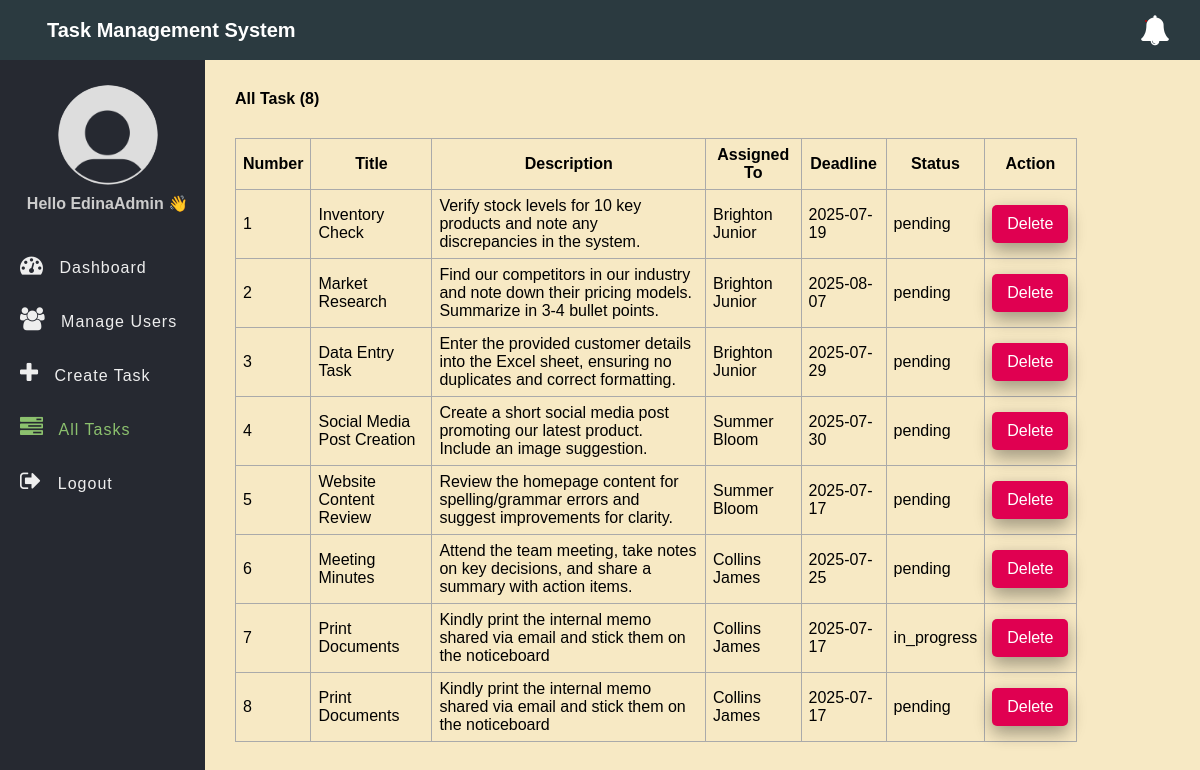
/tasks.php (signed in), run on an earlier commit of the app's database.
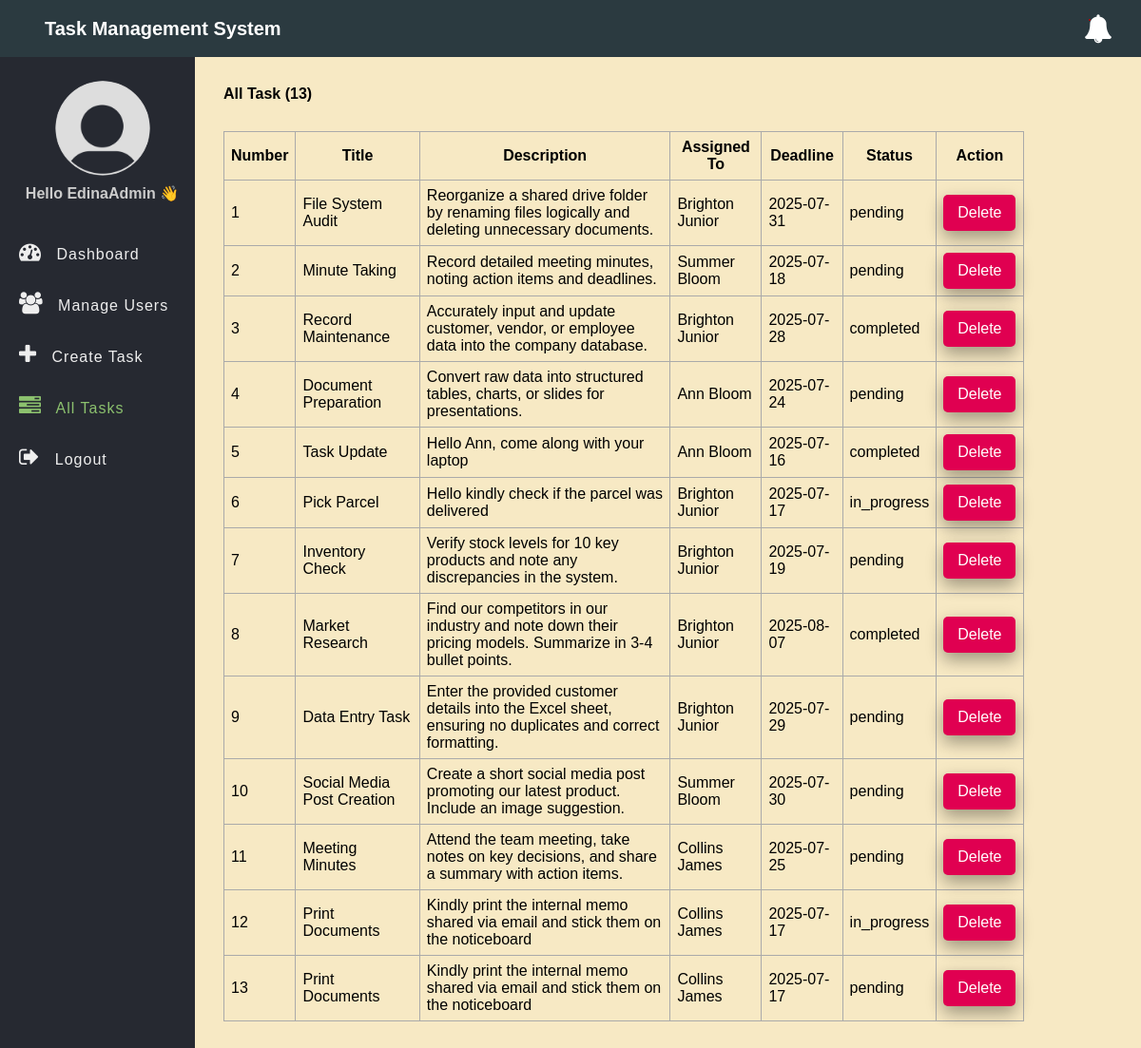
And on a later commit of the database.
### tables this page shows
CREATE TABLE `tasks` (
  `id` int(11) NOT NULL,
  `title` varchar(100) NOT NULL,
  `description` text DEFAULT NULL,
  `assigned_to` int(11) DEFAULT NULL,
  `due_date` date DEFAULT NULL,
  `status` enum('pending','in_progress','completed') DEFAULT 'pending',
  `created_at` timestamp NOT NULL DEFAULT current_timestamp()
);

CREATE TABLE `users` (
  `id` int(11) NOT NULL,
  `full_name` varchar(50) NOT NULL,
  `username` varchar(50) NOT NULL,
  `email` varchar(255) NOT NULL,
  `password` varchar(255) NOT NULL,
  `role` enum('admin','employee') NOT NULL,
  `created_at` timestamp NOT NULL DEFAULT current_timestamp()
);

### app/Model/Task.php (called while the page is built, shortened)
<?php
function get_all_tasks($conn){
	$sql = "SELECT * FROM tasks ORDER BY id DESC";
	$stmt = $conn->prepare($sql);
	$stmt->execute([]);
	if($stmt->rowCount() > 0){
		$tasks = $stmt->fetchAll();
	}else $tasks = 0;
	return $tasks;
}
function count_tasks($conn){
	$sql = "SELECT id FROM tasks";
	$stmt = $conn->prepare($sql);
	$stmt->execute([]);
	return $stmt->rowCount();
}

### app/Model/User.php (called while the page is built, shortened)
<?php
function get_all_users($conn){
	$sql = "SELECT * FROM users WHERE role =? ";
	$stmt = $conn->prepare($sql);
	$stmt->execute(["employee"]);
	if($stmt->rowCount() > 0){
		$users = $stmt->fetchAll();
	}else $users = 0;
	return $users;
}

### tasks.php (the view, shortened to what this page needs)
<?php
if (isset($_SESSION['role']) && isset($_SESSION['id']) && $_SESSION['role'] == "admin") {
    include "DB_connection.php";
    include "app/Model/Task.php";
    include "app/Model/User.php";
    $text = "All Task";
    if (isset($_GET['due_date']) &&  $_GET['due_date'] == "Due Today") {
    	$text = "Due Today";
      $tasks = get_all_tasks_due_today($conn);
      $num_task = count_tasks_due_today($conn);
    }else{
    	 $tasks = get_all_tasks($conn);
       $num_task = count_tasks($conn);
    }
    $users = get_all_users($conn);
 ?>
<!DOCTYPE html>
<html>
<head>
	<link rel="stylesheet" href="https://stackpath.bootstrapcdn.com/font-awesome/4.7.0/css/font-awesome.min.css">
	<link rel="stylesheet" href="css/style.css">
</head>
<body>
	<?php include "inc/header.php" ?>
	<div class="body">
		<?php include "inc/nav.php" ?>
		<section class="section-1">
         <h4 class="title-2"><?=$text?> (<?=$num_task?>)</h4>
			<?php if ($tasks != 0) { ?>
			<table class="main-table">
				<tr>
					<th>Number</th>
					<th>Title</th>
					<th>Description</th>
					<th>Assigned To</th>
					<th>Deadline</th>
					<th>Status</th>
					<th>Action</th>
				</tr>
				<?php $i=0; foreach ($tasks as $task) { ?>
				<tr>
					<td><?=++$i?></td>
					<td><?=$task['title']?></td>
					<td><?=$task['description']?></td>
					<td>
						<?php
                  foreach ($users as $user) {
						if($user['id'] == $task['assigned_to']){
							echo $user['full_name'];
						}}?>
	            </td>
	            <td><?php if($task['due_date'] == "") echo "No Deadline";
	                      else echo $task['due_date'];
	               ?></td>
	            <td><?=$task['status']?></td>
					<td>
						<a href="delete-task.php?id=<?=$task['id']?>" class="delete-btn">Delete</a>
					</td>
				</tr>
			   <?php	} ?>
			</table>
		<?php }else { ?>
			<h3>Empty</h3>
		<?php  }?>
		</section>
	</div>
</body>
</html>
<?php }else{
   $em = "First login";
   header("Location: login.php?error=$em");
   exit();
}
 ?>

### inc/header.php (shortened to what this page needs)
<header class="header">
	<h2 class="u-name">Task Management System</h2>
	<span class="notification" id="notificationBtn">
		<i class="fa fa-bell" aria-hidden="true"></i>
		<span id="notificationNum"></span>
	</span>
</header>

### inc/nav.php
<nav class="side-bar">
			<div class="user-p">
				<img src="img/user.png">
				<h4> Hello <?=$_SESSION['username']?> 👋</h4>
			</div>
			<?php
               if($_SESSION['role'] == "employee"){
			 ?>
			<ul id="navList">
				<li>
					<a href="index.php">
						<i class="fa fa-tachometer" aria-hidden="true"></i>
						<span>Dashboard</span>
					</a>
				</li>
				<li>
					<a href="my_task.php">
						<i class="fa fa-tasks" aria-hidden="true"></i>
						<span>My Task</span>
					</a>
				</li>
				<li>
					<a href="profile.php">
						<i class="fa fa-user" aria-hidden="true"></i>
						<span>Profile</span>
					</a>
				</li>
				<li>
					<a href="notifications.php">
						<i class="fa fa-bell" aria-hidden="true"></i>
						<span>Notifications</span>
					</a>
				</li>
				<li>
					<a href="logout.php">
						<i class="fa fa-sign-out" aria-hidden="true"></i>
						<span>Logout</span>
					</a>
				</li>
			</ul>
		<?php }else { ?>
            <ul id="navList">
				<li>
					<a href="index.php">
						<i class="fa fa-tachometer" aria-hidden="true"></i>
						<span>Dashboard</span>
					</a>
				</li>
				<li>
					<a href="user.php">
						<i class="fa fa-users" aria-hidden="true"></i>
						<span>Manage Users</span>
					</a>
				</li>
				<li>
					<a href="create_task.php">
						<i class="fa fa-plus" aria-hidden="true"></i>
						<span>Create Task</span>
					</a>
				</li>
				<li>
					<a href="tasks.php">
						<i class="fa fa-tasks" aria-hidden="true"></i>
						<span>All Tasks</span>
					</a>
				</li>
				<li>
					<a href="logout.php">
						<i class="fa fa-sign-out" aria-hidden="true"></i>
						<span>Logout</span>
					</a>
				</li>
			</ul>
		<?php } ?>
		</nav>

### css/style.css (style rules this page uses)
* { padding: 0; margin: 0; box-sizing: border-box; font-family: arial, sans-serif; }
.header { display: flex; justify-content: space-between; align-items: center; padding: 15px 30px; background: #2b3a40; color: #fff; }
.u-name { font-size: 20px; padding-left: 17px; }
.header i { font-size: 30px; cursor: pointer; color: #fff; }
.header .notification { position: relative; cursor: pointer; }
.header .notification span { position: absolute; top: 5px; left: 5px; background: #C80000; padding: 1px; border-radius: 50%; }
.user-p { text-align: center; padding-left: 10px; padding-top: 25px; }
.user-p img { width: 100px; border-radius: 50%; }
.user-p h4 { color: #ccc; padding: 5px 0; }
.side-bar { width: 250px; background: #262931; min-height: 100vh; transition: 500ms width; }
.body { display: flex; }
.side-bar ul { margin-top: 20px; list-style: none; }
.side-bar ul li { font-size: 16px; padding: 15px 0px; padding-left: 20px; transition: 500ms background; white-space: nowrap; overflow: hidden; text-overflow: ellipsis; }
.side-bar ul li a { text-decoration: none; color: #eee; cursor: pointer; letter-spacing: 1px; }
.side-bar .active a { color: #8cc16e ; }
.side-bar .active a i { color: #8cc16e ; }
.side-bar ul li a i { display: inline-block; padding-right: 10px; font-size: 23px; }
.section-1 { padding: 30px; width: 100%; background: #f7e9c4 !important; }
.section-1 .title-2 { margin-bottom: 10px; }
.main-table, .main-table tr, .main-table th, .main-table td { border: 1px solid #aaa; border-collapse: collapse; padding: 7px; }
.main-table { width: 90%; margin-top: 30px; }
.delete-btn { text-decoration: none; display: inline-block; padding-left: 10px; border: none; background: #E00051; padding: 10px 15px; color: #fff; font-size: 16px; border-radius: 5px; cursor: pointer; outline: none; transition: background 1s; box-shadow: 0 8px 16px 0 rgba(0,0,0,0.2), 0 6px 20px 0 rgba(0,0,0,0.19); }

What changed in the data, as far as the page shows it:
removed tasks: title "Website Content Review", description "Review the homepage content for spelling/grammar errors and suggest improvements for clarity.", due_date "2025-07-17", status "pending", users (full_name "Summer Bloom")
added tasks: title "File System Audit", description "Reorganize a shared drive folder by renaming files logically and deleting unnecessary documents.", due_date "2025-07-31", status "pending", users (full_name "Brighton Junior")
added tasks: title "Minute Taking", description "Record detailed meeting minutes, noting action items and deadlines.", due_date "2025-07-18", status "pending", users (full_name "Summer Bloom")
added tasks: title "Record Maintenance", description "Accurately input and update customer, vendor, or employee data into the company database.", due_date "2025-07-28", status "completed", users (full_name "Brighton Junior")
added tasks: title "Document Preparation", description "Convert raw data into structured tables, charts, or slides for presentations.", due_date "2025-07-24", status "pending"
added users: full_name "Ann Bloom"
added tasks: title "Task Update", description "Hello Ann, come along with your laptop", due_date "2025-07-16", status "completed"
added tasks: title "Pick Parcel", description "Hello kindly check if the parcel was delivered", due_date "2025-07-17", status "in_progress", users (full_name "Brighton Junior")
changed tasks "Market Research": status "pending" → "completed"
Also different on the page:
$num_task: "8" → "13"
